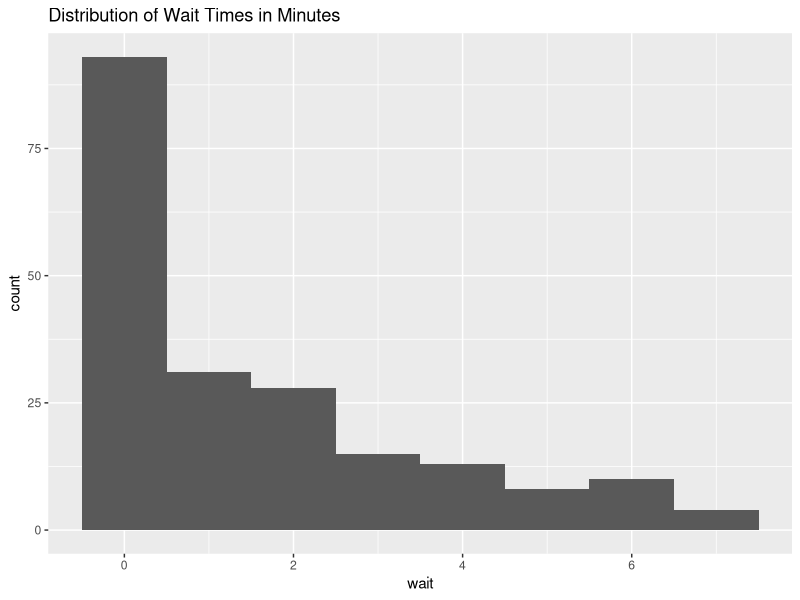
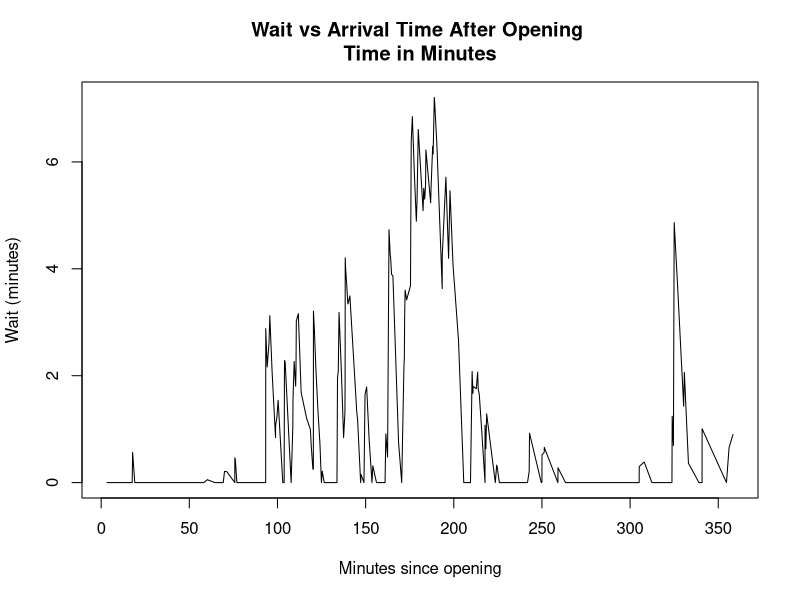
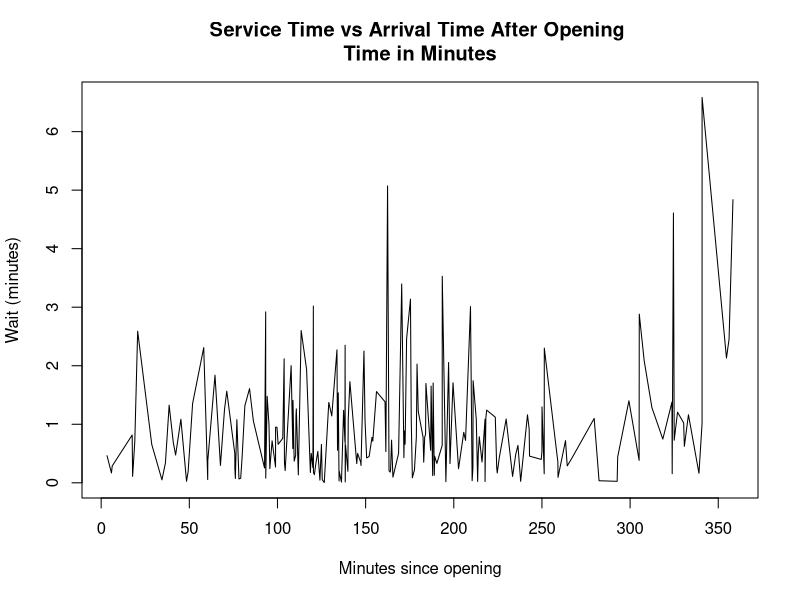

Recreate these plots in R, in order.
library(tidyverse)
library(Hmisc)

set.seed(1)

#Event setup
T <- 360 #time period of simulation, minutes
#lambda <- 0.8 #average arrival rate = 1/time between arrivals
mu <- 1 #average service rate = 1/service time
#meanlog <- log(2.2)
#sdlog <- 0.35

###########################################################
# ---- arrival process with Beta-shaped rate ----

dt <- 1                     # minute resolution
time <- seq(0, T, by = dt)

# Beta shape parameters (fiddle with these)
alpha <- 3
beta  <- 4

u <- time / T
shape <- dbeta(u, alpha, beta)
shape <- shape / max(shape)   # peak = 1

# Scale to realistic arrival rates
lambda_peak <- 0.8            # peak customers / minute
lambda_low  <- 0.2            # quiet baseline

lambda_t <- lambda_low + lambda_peak * shape

# arrivals per minute
arrivals_per_min <- rpois(length(time), lambda_t * dt)

# convert to arrival times (random within minute)
arrival <- unlist(
  lapply(seq_along(arrivals_per_min), function(i) {
    if (arrivals_per_min[i] == 0) return(NULL)
    time[i] + runif(arrivals_per_min[i], 0, dt)
  })
)

arrival <- sort(arrival)
N <- length(arrival)

# service times
service <- rexp(N, rate=mu)
#service <- rlnorm(N, meanlog = meanlog, sdlog = sdlog)
##################################

start <- numeric(N) #service start time
finish <- numeric(N) #service end time
wait <- numeric(N) #queue time before service

start[1] <- arrival[1] #service starts when the first customer arrives
finish[1] <- start[1] + service[1] # service ends at service start time + time taken for service
wait[1] <- 0 #queueing time of first customer is 0

for (i in 2:N) { #from the 2nd customer onwards...
  start[i] <- max(arrival[i], finish[i-1]) #the next customer's service starts the later of when they arrive or when the previous customer's service ends
  finish[i] <- start[i] + service[i] #the customer's service ends at service start time + time taken for service
  wait[i] <- start[i] - arrival[i] #their queueing time is the time between their arrival and the start of their service
}

#Queue times
#count rows where finish > arrival[n] for all rows < n
queue <- sapply(seq_len(N), function(n) {
  if (n == 1) 0 else sum(finish[1:(n-1)] > arrival[n])
})

#Dataframe
data <- data.frame(
  id = seq_len(N),
  arrival = arrival,
  service = service,
  start = start,
  finish = finish,
  wait = wait,
  queue = queue
)

View(data)

label(data$id) <- "Customer number"
label(data$arrival) <- "Arrival time"
label(data$service) <- "Service duration"
label(data$start) <- "Service start time"
label(data$finish) <- "Service end time"
label(data$wait) <- "Queue time before service"
label(data$queue) <- "Queue length"

View(data)

# Infographics
ggplot(data = data, aes(x = wait)) + geom_histogram(binwidth = 1) + labs(title = "Distribution of Wait Times in Minutes")

plot(data$arrival, data$wait, type = "l", main = "Wait vs Arrival Time After Opening \nTime in Minutes", xlab = "Minutes since opening", ylab = "Wait (minutes)")

plot(data$arrival, data$service, type = "l", main = "Service Time vs Arrival Time After Opening \nTime in Minutes", xlab = "Minutes since opening", ylab = "Wait (minutes)")
